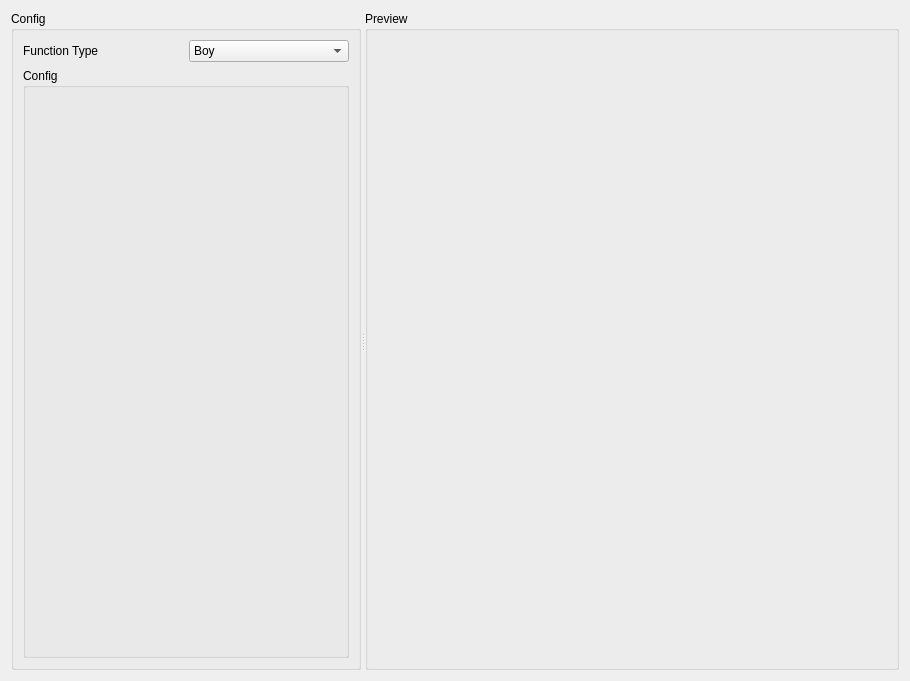
<?xml version="1.0" encoding="UTF-8"?>
<ui version="4.0">
 <class>ParametricObjectsWindow</class>
 <widget class="QWidget" name="ParametricObjectsWindow">
  <property name="geometry">
   <rect>
    <x>0</x>
    <y>0</y>
    <width>910</width>
    <height>681</height>
   </rect>
  </property>
  <property name="windowTitle">
   <string>Form</string>
  </property>
  <layout class="QGridLayout" name="gridLayout">
   <item row="0" column="0">
    <widget class="QSplitter" name="splitter">
     <property name="orientation">
      <enum>Qt::Horizontal</enum>
     </property>
     <widget class="QGroupBox" name="groupBox">
      <property name="maximumSize">
       <size>
        <width>350</width>
        <height>16777215</height>
       </size>
      </property>
      <property name="title">
       <string>Config</string>
      </property>
      <layout class="QGridLayout" name="gridLayout_4">
       <item row="0" column="0">
        <layout class="QGridLayout" name="gridLayout_3">
         <item row="1" column="0" colspan="2">
          <widget class="QGroupBox" name="configGroupBox">
           <property name="title">
            <string>Config</string>
           </property>
           <layout class="QGridLayout" name="gridLayout_5">
            <item row="1" column="0">
             <widget class="QStackedWidget" name="stackWidget">
              <widget class="QWidget" name="page"/>
              <widget class="QWidget" name="page_2"/>
             </widget>
            </item>
           </layout>
          </widget>
         </item>
         <item row="0" column="1">
          <widget class="QComboBox" name="comboBox">
           <item>
            <property name="text">
             <string>Boy</string>
            </property>
           </item>
           <item>
            <property name="text">
             <string>ConicSpiral</string>
            </property>
           </item>
           <item>
            <property name="text">
             <string>CrossCap</string>
            </property>
           </item>
           <item>
            <property name="text">
             <string>Dini</string>
            </property>
           </item>
           <item>
            <property name="text">
             <string>Ellipsoid</string>
            </property>
           </item>
           <item>
            <property name="text">
             <string>Enneper</string>
            </property>
           </item>
           <item>
            <property name="text">
             <string>Figure8Klein</string>
            </property>
           </item>
           <item>
            <property name="text">
             <string>Klein</string>
            </property>
           </item>
           <item>
            <property name="text">
             <string>Mobius</string>
            </property>
           </item>
           <item>
            <property name="text">
             <string>RandomHills</string>
            </property>
           </item>
           <item>
            <property name="text">
             <string>Roman</string>
            </property>
           </item>
           <item>
            <property name="text">
             <string>Spline</string>
            </property>
           </item>
           <item>
            <property name="text">
             <string>SuperEllipsoid</string>
            </property>
           </item>
           <item>
            <property name="text">
             <string>SuperToroid</string>
            </property>
           </item>
           <item>
            <property name="text">
             <string>Torus</string>
            </property>
           </item>
          </widget>
         </item>
         <item row="0" column="0">
          <widget class="QLabel" name="label">
           <property name="text">
            <string>Function Type</string>
           </property>
          </widget>
         </item>
        </layout>
       </item>
      </layout>
     </widget>
     <widget class="QGroupBox" name="groupBox_2">
      <property name="title">
       <string>Preview</string>
      </property>
      <layout class="QGridLayout" name="gridLayout_2">
       <item row="0" column="0">
        <layout class="QVBoxLayout" name="previewLayout"/>
       </item>
      </layout>
     </widget>
    </widget>
   </item>
  </layout>
 </widget>
 <resources/>
 <connections/>
</ui>
